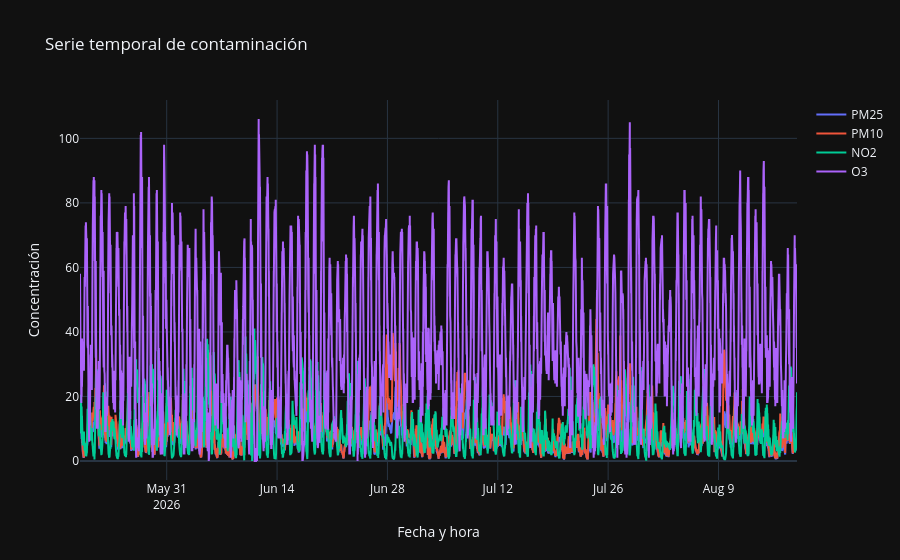

Write notebook code for a chart like this one.
### Code cell
visualizar.graficar_series_temporales()

### Figure 1 — Plotly figure (JSON) as saved in the notebook; plotly's stock layout.template omitted (floating-point values rounded to 4 significant figures; data arrays with more than 128 entries replaced by an {"elided": "..."} marker saying what was removed)
{"data": [{"mode": "lines", "name": "PM25", "x": {"elided": "10920 str values"}, "y": {"elided": "10920 float values"}, "type": "scatter"}, {"mode": "lines", "name": "PM10", "x": {"elided": "10920 str values"}, "y": {"elided": "10920 float values"}, "type": "scatter"}, {"mode": "lines", "name": "NO2", "x": {"elided": "10920 str values"}, "y": {"elided": "10920 float values"}, "type": "scatter"}, {"mode": "lines", "name": "O3", "x": {"elided": "10920 str values"}, "y": {"elided": "10920 float values"}, "type": "scatter"}], "layout": {"title": {"text": "Serie temporal de contaminación"}, "xaxis": {"title": {"text": "Fecha y hora"}}, "yaxis": {"title": {"text": "Concentración"}}}}
